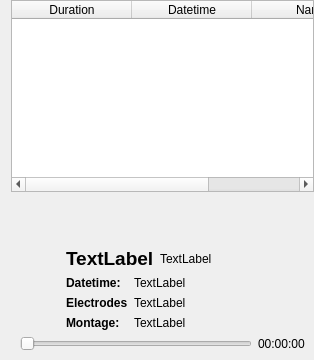
       <widget class="QWidget" name="tab_records">
        <attribute name="title">
         <string>Records</string>
        </attribute>
        <layout class="QGridLayout" name="gridLayout_16">
         <property name="topMargin">
          <number>0</number>
         </property>
         <property name="rightMargin">
          <number>0</number>
         </property>
         <property name="bottomMargin">
          <number>0</number>
         </property>
         <item row="0" column="0" rowspan="2">
          <widget class="QWidget" name="widget" native="true">
           <layout class="QGridLayout" name="gridLayout_20">
            <property name="leftMargin">
             <number>0</number>
            </property>
            <property name="topMargin">
             <number>0</number>
            </property>
            <property name="rightMargin">
             <number>0</number>
            </property>
            <property name="bottomMargin">
             <number>0</number>
            </property>
            <item row="0" column="0">
             <widget class="QTableWidget" name="tableWidget_records">
              <property name="alternatingRowColors">
               <bool>true</bool>
              </property>
              <property name="selectionMode">
               <enum>QAbstractItemView::SingleSelection</enum>
              </property>
              <property name="selectionBehavior">
               <enum>QAbstractItemView::SelectRows</enum>
              </property>
              <attribute name="horizontalHeaderMinimumSectionSize">
               <number>60</number>
              </attribute>
              <attribute name="horizontalHeaderDefaultSectionSize">
               <number>120</number>
              </attribute>
              <attribute name="horizontalHeaderStretchLastSection">
               <bool>true</bool>
              </attribute>
              <attribute name="verticalHeaderVisible">
               <bool>false</bool>
              </attribute>
              <attribute name="verticalHeaderStretchLastSection">
               <bool>false</bool>
              </attribute>
              <column>
               <property name="text">
                <string>Duration</string>
               </property>
              </column>
              <column>
               <property name="text">
                <string>Datetime</string>
               </property>
              </column>
              <column>
               <property name="text">
                <string>Name</string>
               </property>
              </column>
             </widget>
            </item>
            <item row="1" column="0">
             <spacer name="verticalSpacer_5">
              <property name="orientation">
               <enum>Qt::Vertical</enum>
              </property>
              <property name="sizeHint" stdset="0">
               <size>
                <width>20</width>
                <height>40</height>
               </size>
              </property>
             </spacer>
            </item>
            <item row="2" column="0">
             <widget class="QWidget" name="widget_record" native="true">
              <layout class="QGridLayout" name="gridLayout_15">
               <item row="0" column="0">
                <layout class="QGridLayout" name="gridLayout_6">
                 <item row="3" column="3">
                  <widget class="QLabel" name="label_time_current">
                   <property name="text">
                    <string>00:00:00</string>
                   </property>
                  </widget>
                 </item>
                 <item row="0" column="1">
                  <layout class="QHBoxLayout" name="horizontalLayout_11">
                   <item>
                    <widget class="QLabel" name="label_record_name">
                     <property name="font">
                      <font>
                       <pointsize>14</pointsize>
                       <weight>75</weight>
                       <bold>true</bold>
                      </font>
                     </property>
                     <property name="text">
                      <string>TextLabel</string>
                     </property>
                    </widget>
                   </item>
                   <item>
                    <widget class="QLabel" name="label_record_primary">
                     <property name="text">
                      <string>TextLabel</string>
                     </property>
                    </widget>
                   </item>
                   <item>
                    <spacer name="horizontalSpacer_3">
                     <property name="orientation">
                      <enum>Qt::Horizontal</enum>
                     </property>
                     <property name="sizeHint" stdset="0">
                      <size>
                       <width>40</width>
                       <height>20</height>
                      </size>
                     </property>
                    </spacer>
                   </item>
                  </layout>
                 </item>
                 <item row="3" column="0" colspan="2">
                  <widget class="QSlider" name="horizontalSlider_record">
                   <property name="maximum">
                    <number>1000</number>
                   </property>
                   <property name="value">
                    <number>0</number>
                   </property>
                   <property name="orientation">
                    <enum>Qt::Horizontal</enum>
                   </property>
                  </widget>
                 </item>
                 <item row="1" column="1">
                  <layout class="QFormLayout" name="formLayout_5">
                   <item row="0" column="0">
                    <widget class="QLabel" name="label_11">
                     <property name="font">
                      <font>
                       <weight>75</weight>
                       <bold>true</bold>
                      </font>
                     </property>
                     <property name="text">
                      <string>Datetime:</string>
                     </property>
                    </widget>
                   </item>
                   <item row="2" column="0">
                    <widget class="QLabel" name="label_14">
                     <property name="font">
                      <font>
                       <weight>75</weight>
                       <bold>true</bold>
                      </font>
                     </property>
                     <property name="text">
                      <string>Montage:</string>
                     </property>
                    </widget>
                   </item>
                   <item row="0" column="1">
                    <widget class="QLabel" name="label_record_datetime">
                     <property name="text">
                      <string>TextLabel</string>
                     </property>
                    </widget>
                   </item>
                   <item row="1" column="1">
                    <widget class="QLabel" name="label_record_channels">
                     <property name="text">
                      <string>TextLabel</string>
                     </property>
                    </widget>
                   </item>
                   <item row="2" column="1">
                    <widget class="QLabel" name="label_record_montage">
                     <property name="text">
                      <string>TextLabel</string>
                     </property>
                    </widget>
                   </item>
                   <item row="1" column="0">
                    <widget class="QLabel" name="label_18">
                     <property name="font">
                      <font>
                       <weight>75</weight>
                       <bold>true</bold>
                      </font>
                     </property>
                     <property name="text">
                      <string>Electrodes</string>
                     </property>
                    </widget>
                   </item>
                  </layout>
                 </item>
                 <item row="0" column="0" rowspan="2">
                  <widget class="QPushButton" name="pushButton_play_signal">
                   <property name="text">
                    <string/>
                   </property>
                   <property name="icon">
                    <iconset theme="media-playback-start">
                     <normaloff>../../../../../../../../../../../../../../../../../.designer/backup</normaloff>../../../../../../../../../../../../../../../../../.designer/backup</iconset>
                   </property>
                   <property name="iconSize">
                    <size>
                     <width>32</width>
                     <height>32</height>
                    </size>
                   </property>
                   <property name="checkable">
                    <bool>true</bool>
                   </property>
                   <property name="flat">
                    <bool>true</bool>
                   </property>
                  </widget>
                 </item>
                </layout>
               </item>
              </layout>
             </widget>
            </item>
           </layout>
          </widget>
         </item>
        </layout>
       </widget>
